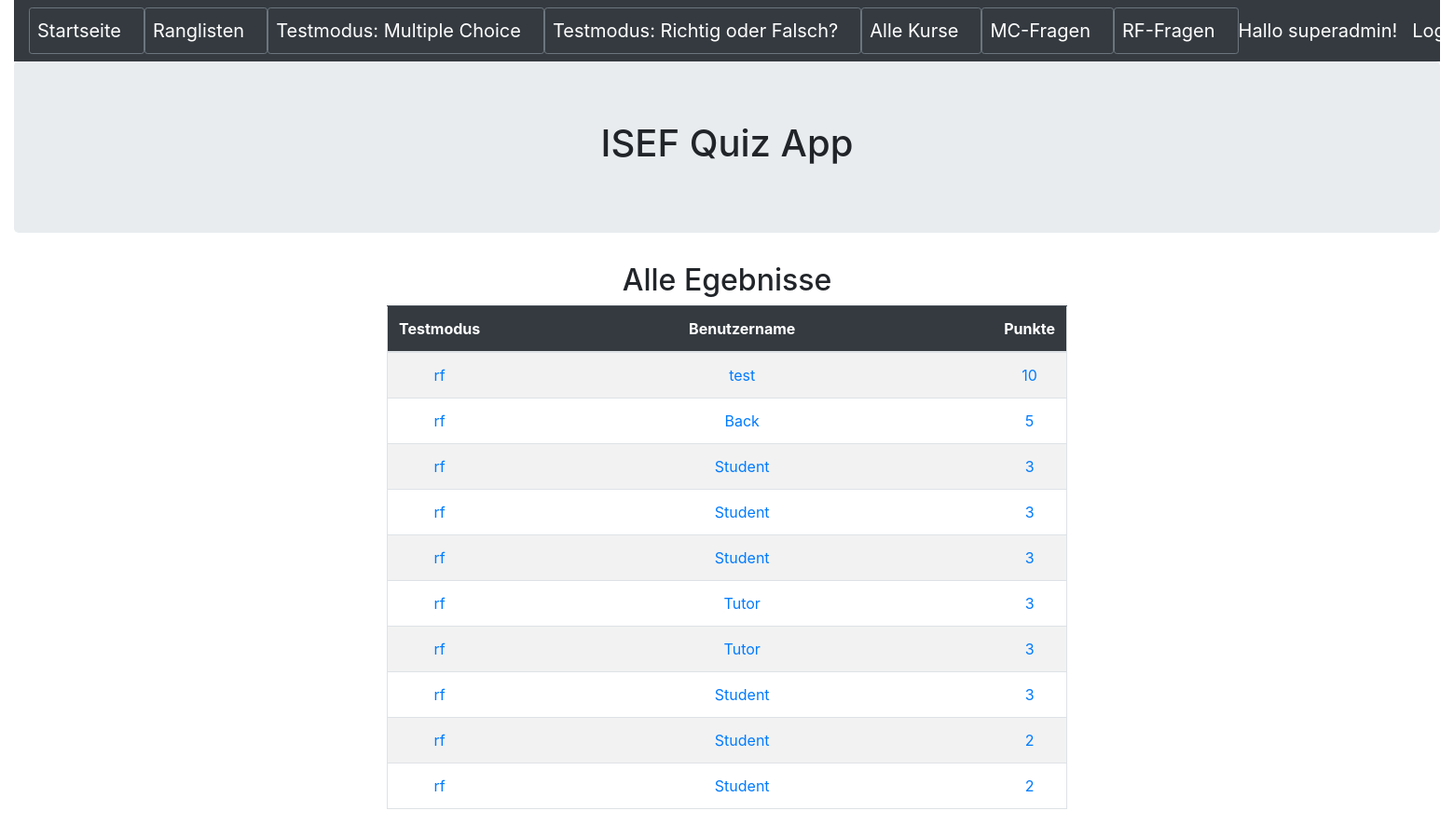
/ergebnisrftoppunkte (signed in), run on the app's committed database.
### quiz/models.py (models this page shows, shortened)
class Ergebnis(models.Model):
    testmodus = models.CharField(max_length=20,blank=False)
    benutzername = models.CharField(max_length=50,blank=False)
    kursid = models.CharField(max_length=5,blank=False)
    kursname = models.CharField(max_length=50,blank=False)
    zeitsekunden = models.IntegerField(blank=False)
    datum = models.DateField(auto_now_add=True)
    punkte = models.IntegerField(blank=False)
    fragentotal = models.IntegerField(blank=False)
    fragenkorrekt = models.IntegerField(blank=False)
    fragenfalsch = models.IntegerField(blank=False)

### quiz/views.py (the view)
# urls.py: path('ergebnisrftoppunkte', ErgebnisRFTopPunkte.as_view(), name='ergebnis_rftoppunkte'),
class ErgebnisRFTopPunkte(AuthListView):
    model = Ergebnis
    template_name = 'ergebnis/ergebnis_rftoppunkte.html'
    fields = '__all__'
    permission_required = ('quiz.view_ergebnis')
    def get_queryset(self):
        return Ergebnis.objects.filter(testmodus='rf').order_by('-punkte')[:10]

### quiz/templates/ergebnis/ergebnis_rftoppunkte.html
{% extends 'base.html' %}
{% block content %}
<h2 class="text-center">Alle Egebnisse</h2>
<div class="container text-center">
	<div class="row justify-content-md-center">
		<div class="col-sm-8 ">
			<table  class ="table border table-hover table-striped">
				<thead class="table-dark">
					<th width=100 scope = "col">Testmodus</th>
					<th width=550 scope = "col">Benutzername</th>
					<th scope = "col">Punkte</th>
				</thead>
				<tbody>
				{% for ergebnis in object_list %}
					<tr>
						<td> <a href="{% url 'ergebnis_detail' ergebnis.pk %}">{{ ergebnis.testmodus }}</a> </td>
						<td> <a href="{% url 'ergebnis_detail' ergebnis.pk %}">{{ ergebnis.benutzername }}</a> </td>
						<td> <a href="{% url 'ergebnis_detail' ergebnis.pk %}">{{ ergebnis.punkte }}</a> </td>
					</tr>
				{% endfor %}
				</tbody>
			</table>
		</div>
	</div>
</div>
{% endblock content %}

### templates/base.html (shortened to what this page needs)
<!DOCTYPE html>
<html>
  <head>
	<link rel="stylesheet" href="https://stackpath.bootstrapcdn.com/bootstrap/4.5.0/css/bootstrap.min.css">
  </head>
  <body>
    <div class="container-fluid">
        <header>
            <nav class="navbar navbar-expand-lg navbar-dark bg-dark">
                <button type="button" class="btn btn-outline-secondary btn-sm"><a class="navbar-brand" href="{% url 'index' %}">Startseite</a></button>
                <button type="button" class="btn btn-outline-secondary btn-sm"><a class="navbar-brand" href="{% url 'ergebnis_start' %}">Ranglisten</a></button>
                <button type="button" class="btn btn-outline-secondary btn-sm"><a class="navbar-brand" href="{% url 'mctest_select' %}">Testmodus: Multiple Choice</a></button>
                <button type="button" class="btn btn-outline-secondary btn-sm"><a class="navbar-brand" href="{% url 'rftest_select' %}">Testmodus: Richtig oder Falsch?</a></button>
                <button type="button" class="btn btn-outline-secondary btn-sm"><a class="navbar-brand" href="{% url 'kurs_start' %}">Alle Kurse</a></button>
                <button type="button" class="btn btn-outline-secondary btn-sm"><a class="navbar-brand" href="{% url 'frage_start' %}">MC-Fragen</a></button>
                <button type="button" class="btn btn-outline-secondary btn-sm"><a class="navbar-brand" href="{% url 'richtigoderfalsch_start' %}">RF-Fragen</a></button>
				{% if user.is_authenticated %}
                <a class="navbar-brand ml-auto order-md-last ">Hallo {{ user.get_username }}!</a>
                <a class="navbar-brand ml-auto order-md-last" href="{% url 'logout'%}?next={{request.path}}">Logout</a>
                {% else %}
                <a class="navbar-brand ml-auto order-md-last" href="{% url 'login'%}?next={{request.path}}">Login</a>
                {% endif %}
            </nav>
        </header>
        <div class="jumbotron">
            <h1 class="text-center">ISEF Quiz App</h1>
        </div>
        {% block content %}
        {% endblock content %}
    </div>
  </body>
</html>

### data on the page
Ergebnis: testmodus "rf", benutzername "test", punkte "10"
Ergebnis: testmodus "rf", benutzername "Back", punkte "5"
Ergebnis: testmodus "rf", benutzername "Student", punkte "3"
Ergebnis: testmodus "rf", benutzername "Student", punkte "3"
Ergebnis: testmodus "rf", benutzername "Student", punkte "3"
Ergebnis: testmodus "rf", benutzername "Tutor", punkte "3"
Ergebnis: testmodus "rf", benutzername "Tutor", punkte "3"
Ergebnis: testmodus "rf", benutzername "Student", punkte "3"
Ergebnis: testmodus "rf", benutzername "Student", punkte "2"
Ergebnis: testmodus "rf", benutzername "Student", punkte "2"

### other printed values
{{ user.get_username }} "superadmin"
